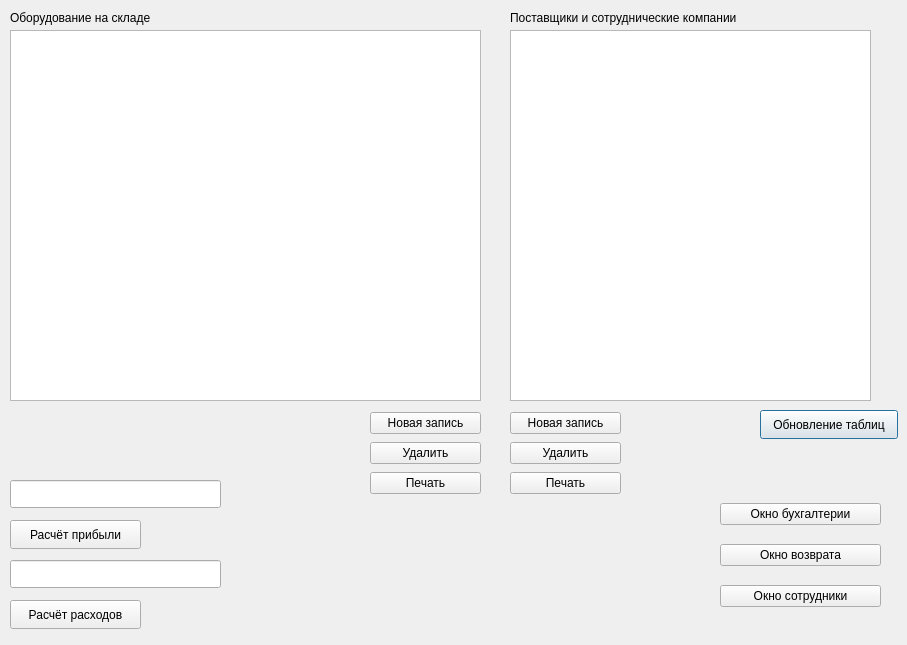
<?xml version="1.0" encoding="UTF-8"?>
<ui version="4.0">
 <class>Dialog</class>
 <widget class="QDialog" name="Dialog">
  <property name="geometry">
   <rect>
    <x>0</x>
    <y>0</y>
    <width>907</width>
    <height>645</height>
   </rect>
  </property>
  <property name="windowTitle">
   <string>Оборудование</string>
  </property>
  <widget class="QTableView" name="tableView">
   <property name="geometry">
    <rect>
     <x>10</x>
     <y>30</y>
     <width>471</width>
     <height>371</height>
    </rect>
   </property>
  </widget>
  <widget class="QPushButton" name="pushButton_3">
   <property name="geometry">
    <rect>
     <x>760</x>
     <y>410</y>
     <width>138</width>
     <height>29</height>
    </rect>
   </property>
   <property name="text">
    <string>Обновление таблиц</string>
   </property>
  </widget>
  <widget class="QPushButton" name="pushButton_7">
   <property name="geometry">
    <rect>
     <x>10</x>
     <y>520</y>
     <width>131</width>
     <height>29</height>
    </rect>
   </property>
   <property name="text">
    <string>Расчёт прибыли</string>
   </property>
  </widget>
  <widget class="QPushButton" name="pushButton_8">
   <property name="geometry">
    <rect>
     <x>10</x>
     <y>600</y>
     <width>131</width>
     <height>29</height>
    </rect>
   </property>
   <property name="text">
    <string>Расчёт расходов</string>
   </property>
  </widget>
  <widget class="QLineEdit" name="lineEdit">
   <property name="geometry">
    <rect>
     <x>10</x>
     <y>480</y>
     <width>211</width>
     <height>28</height>
    </rect>
   </property>
  </widget>
  <widget class="QLineEdit" name="lineEdit_2">
   <property name="geometry">
    <rect>
     <x>10</x>
     <y>560</y>
     <width>211</width>
     <height>28</height>
    </rect>
   </property>
  </widget>
  <widget class="QTableView" name="tableView_2">
   <property name="geometry">
    <rect>
     <x>510</x>
     <y>30</y>
     <width>361</width>
     <height>371</height>
    </rect>
   </property>
  </widget>
  <widget class="QLabel" name="label">
   <property name="geometry">
    <rect>
     <x>510</x>
     <y>10</y>
     <width>241</width>
     <height>16</height>
    </rect>
   </property>
   <property name="text">
    <string>Поставщики и сотруднические компании</string>
   </property>
  </widget>
  <widget class="QLabel" name="label_2">
   <property name="geometry">
    <rect>
     <x>10</x>
     <y>10</y>
     <width>241</width>
     <height>16</height>
    </rect>
   </property>
   <property name="text">
    <string>Оборудование на складе</string>
   </property>
  </widget>
  <widget class="QWidget" name="verticalLayoutWidget">
   <property name="geometry">
    <rect>
     <x>720</x>
     <y>490</y>
     <width>161</width>
     <height>131</height>
    </rect>
   </property>
   <layout class="QVBoxLayout" name="verticalLayout">
    <item>
     <widget class="QPushButton" name="pushButton_4">
      <property name="text">
       <string>Окно бухгалтерии</string>
      </property>
     </widget>
    </item>
    <item>
     <widget class="QPushButton" name="pushButton_5">
      <property name="text">
       <string>Окно возврата</string>
      </property>
     </widget>
    </item>
    <item>
     <widget class="QPushButton" name="pushButton_9">
      <property name="text">
       <string>Окно сотрудники</string>
      </property>
     </widget>
    </item>
   </layout>
  </widget>
  <widget class="QWidget" name="verticalLayoutWidget_2">
   <property name="geometry">
    <rect>
     <x>370</x>
     <y>410</y>
     <width>111</width>
     <height>86</height>
    </rect>
   </property>
   <layout class="QVBoxLayout" name="verticalLayout_2">
    <item>
     <widget class="QPushButton" name="pushButton">
      <property name="text">
       <string>Новая запись</string>
      </property>
     </widget>
    </item>
    <item>
     <widget class="QPushButton" name="pushButton_2">
      <property name="text">
       <string>Удалить</string>
      </property>
     </widget>
    </item>
    <item>
     <widget class="QPushButton" name="pushButton_6">
      <property name="text">
       <string>Печать</string>
      </property>
     </widget>
    </item>
   </layout>
  </widget>
  <widget class="QWidget" name="verticalLayoutWidget_3">
   <property name="geometry">
    <rect>
     <x>510</x>
     <y>410</y>
     <width>111</width>
     <height>86</height>
    </rect>
   </property>
   <layout class="QVBoxLayout" name="verticalLayout_3">
    <item>
     <widget class="QPushButton" name="pushButton_12">
      <property name="text">
       <string>Новая запись</string>
      </property>
     </widget>
    </item>
    <item>
     <widget class="QPushButton" name="pushButton_10">
      <property name="text">
       <string>Удалить</string>
      </property>
     </widget>
    </item>
    <item>
     <widget class="QPushButton" name="pushButton_13">
      <property name="text">
       <string>Печать</string>
      </property>
     </widget>
    </item>
   </layout>
  </widget>
 </widget>
 <resources/>
 <connections/>
</ui>
